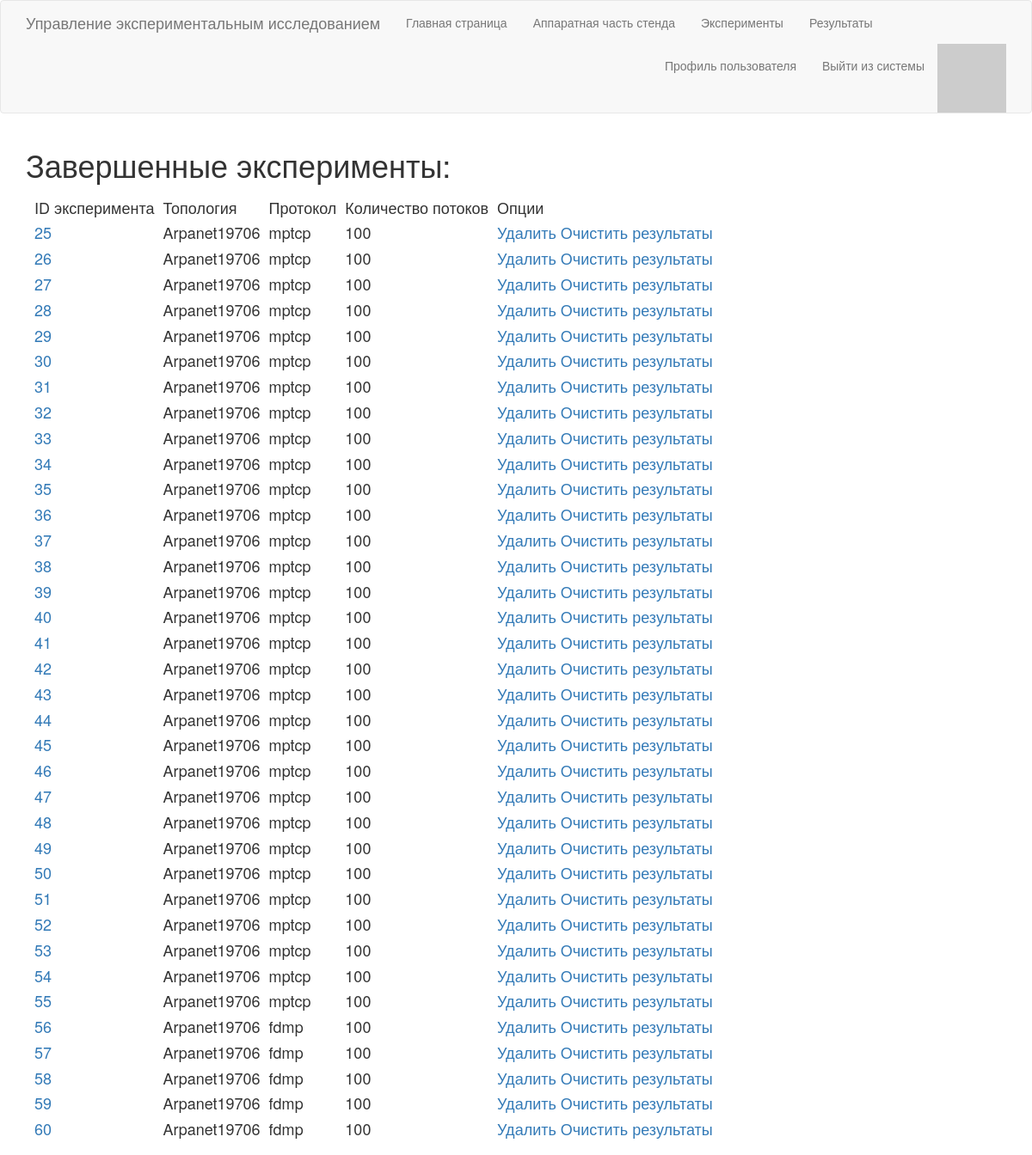
The page /results (signed in) on the database its author committed.
### app/experiment/ExperimentModel.py (models this page shows, shortened)
class Experiment(db.Model):
    id = db.Column(db.Integer, primary_key=True)
    mode = db.Column(db.String(10), index=True)
    model = db.Column(db.String(10), index=True)
    subflow = db.Column(db.Integer, index=True)
    topo = db.Column(db.String(20), index=True)
    poles = db.Column(db.Integer, index=True)
    flows = db.Column(db.Integer, index=True)
    poles_seed = db.Column(db.Integer, index=True)
    routes_seed = db.Column(db.Integer, index=True)
    cc = db.Column(db.String(20), index=True)
    protocol = db.Column(db.String(20), index=True)
    distribution = db.Column(db.String(20), index=True)
    time = db.Column(db.Integer, index=True)
    probe = db.Column(db.Integer, index=True)
    completed = db.Column(db.Boolean, index=True)

### app/routes.py (the view)
@app.route('/results')
@login_required
def results():
    exps = Experiment.query.filter_by(completed = True).all()
    return render_template('results.html', title='Результаты', exps=exps)

### app/models.py (called while the page is built)
@login.user_loader
def load_user(id):
    return User.query.get(int(id))

    def avatar(self, size):
        digest = md5(self.email.lower().encode('utf-8')).hexdigest()
        return 'https://www.gravatar.com/avatar/{}?d=identicon&s={}'.format(
                        digest, size)

### app/routes.py (called while the page is built)
@app.before_request
def before_request():
    if current_user.is_authenticated:
        current_user.last_seen = datetime.utcnow()
        db.session.commit()

### app/templates/results.html (shortened to what this page needs)
{% extends "base.html" %}
{% block app_content %}
    <h1>Завершенные эксперименты:</h1>
    <h4>
    <table style="border-collapse: separate; border-spacing: 10px;" id="connectionTable">
        <thead>
            <tr valign="top">
                <td> ID эксперимента </td>
                <td> Топология </td>
                <td> Протокол </td>
                <td> Количество потоков </td>
                <td> Опции </td>
            </tr>
        </thead>
        <tbody>
            {% for exp in exps %}
                {% include "_experiment_result.html" %}
            {% endfor %}
        </tbody>
    </h4>
{% endblock %}

### app/templates/_experiment_result.html
<tr valign="top">
    <td><a href="{{ url_for('exp_result', experimentid=exp.id) }}">{{ exp.id }}</a></td>
    <td>{{ exp.topo }}</td>
    <td>{{ exp.protocol }}</td>
    <td>{{ exp.flows }}</td>
    <td><a href="{{ url_for('exp_del', experimentid=exp.id) }}">Удалить</a>
        <a href="{{ url_for('res_del', experimentid=exp.id) }}">Очистить результаты</a></td>
</tr>

### rows shown on the page
Experiment: id "25", topo "Arpanet19706", protocol "mptcp", flows "100"
Experiment: id "26", topo "Arpanet19706", protocol "mptcp", flows "100"
Experiment: id "27", topo "Arpanet19706", protocol "mptcp", flows "100"
Experiment: id "28", topo "Arpanet19706", protocol "mptcp", flows "100"
Experiment: id "29", topo "Arpanet19706", protocol "mptcp", flows "100"
Experiment: id "30", topo "Arpanet19706", protocol "mptcp", flows "100"
Experiment: id "31", topo "Arpanet19706", protocol "mptcp", flows "100"
Experiment: id "32", topo "Arpanet19706", protocol "mptcp", flows "100"
Experiment: id "33", topo "Arpanet19706", protocol "mptcp", flows "100"
Experiment: id "34", topo "Arpanet19706", protocol "mptcp", flows "100"
Experiment: id "35", topo "Arpanet19706", protocol "mptcp", flows "100"
Experiment: id "36", topo "Arpanet19706", protocol "mptcp", flows "100"
Experiment: id "37", topo "Arpanet19706", protocol "mptcp", flows "100"
Experiment: id "38", topo "Arpanet19706", protocol "mptcp", flows "100"
Experiment: id "39", topo "Arpanet19706", protocol "mptcp", flows "100"
Experiment: id "40", topo "Arpanet19706", protocol "mptcp", flows "100"
Experiment: id "41", topo "Arpanet19706", protocol "mptcp", flows "100"
Experiment: id "42", topo "Arpanet19706", protocol "mptcp", flows "100"
Experiment: id "43", topo "Arpanet19706", protocol "mptcp", flows "100"
Experiment: id "44", topo "Arpanet19706", protocol "mptcp", flows "100"
Experiment: id "45", topo "Arpanet19706", protocol "mptcp", flows "100"
Experiment: id "46", topo "Arpanet19706", protocol "mptcp", flows "100"
Experiment: id "47", topo "Arpanet19706", protocol "mptcp", flows "100"
Experiment: id "48", topo "Arpanet19706", protocol "mptcp", flows "100"
Experiment: id "49", topo "Arpanet19706", protocol "mptcp", flows "100"
Experiment: id "50", topo "Arpanet19706", protocol "mptcp", flows "100"
Experiment: id "51", topo "Arpanet19706", protocol "mptcp", flows "100"
Experiment: id "52", topo "Arpanet19706", protocol "mptcp", flows "100"
Experiment: id "53", topo "Arpanet19706", protocol "mptcp", flows "100"
Experiment: id "54", topo "Arpanet19706", protocol "mptcp", flows "100"
Experiment: id "55", topo "Arpanet19706", protocol "mptcp", flows "100"
Experiment: id "56", topo "Arpanet19706", protocol "fdmp", flows "100"
Experiment: id "57", topo "Arpanet19706", protocol "fdmp", flows "100"
Experiment: id "58", topo "Arpanet19706", protocol "fdmp", flows "100"
Experiment: id "59", topo "Arpanet19706", protocol "fdmp", flows "100"
Experiment: id "60", topo "Arpanet19706", protocol "fdmp", flows "100"
